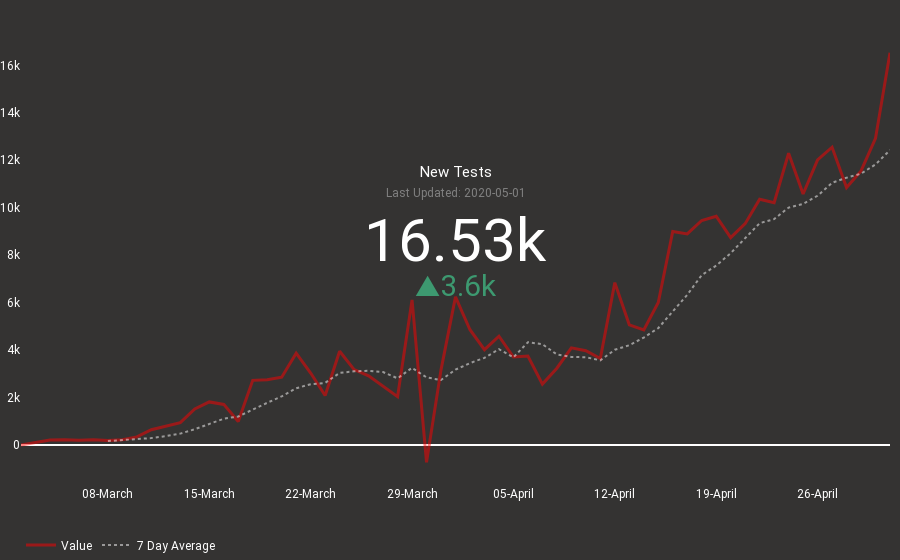

Write notebook code for a chart like this one.
### Code cell
fig = go.Figure()

fig.add_trace(go.Indicator(
    mode = "number+delta",
    value = df['New tests'].tail(1).values[0],
    number = {'font': {'size': 60}},))

fig.add_trace(go.Scatter(x=df.Date,y=df['New tests'],line=dict(color='red', width=3),visible=True,opacity=0.5,name="Value"))
fig.add_trace(go.Scatter(x=df.Date,y=df['New tests'].rolling(7).mean(),line=dict(color='#FFF', dash='dot'), opacity=0.5,name="7 Day Average"))


fig.update_layout(
    template = {'data' : {'indicator': [{
        'title' : {"text": f"<span style='font-size:0.8em>New Tests</span><br><span style='font-size:0.8em;color:gray'>Last Updated: {df.Date.tail(1).values[0].astype('M8[D]')}</span><br>"},
        'mode' : "number+delta+gauge",
        'delta' : {'reference': df['New tests'].iloc[-2]}},
]
                         }})

fig.update_layout(
    xaxis =  {'showgrid': False,'visible':True, 'tickformat':'%d-%B'},
    yaxis = {'showgrid': False,'visible':True},      
    title={'text':f"",
            'y':0.95,
            'x':0.5,
           'xanchor': 'center',
            'yanchor': 'top'},
    font=dict(
        family="Roboto",
        color="#FFF"
    )
)

fig.update_layout(
    margin=dict(l=0, r=10, t=30, b=50),
    plot_bgcolor='#343332',
    paper_bgcolor="#343332",
    legend_orientation="h",
    )
